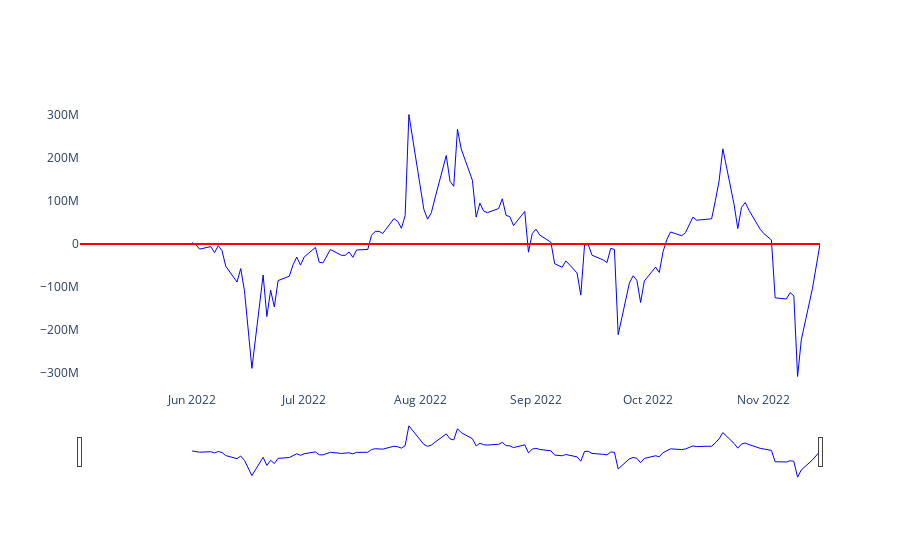

Notebook code cell kept with this figure:
### Code cell
fig = go.Figure()

fig.add_trace(
    go.Scatter(
        name="Fechamento",
        x=AAPL_ForceIndex.index,
        y=AAPL_ForceIndex["ForceIndex"],
        line=dict(color='blue', width=1))
)
fig.add_hline(y=AAPL_ForceIndex["Close"].max(),line_color="red")



fig.update_layout(xaxis_rangeslider_visible=True)
fig.update_layout(paper_bgcolor='rgba(0,0,0,0)', plot_bgcolor='rgba(0,0,0,0)')

fig.show()

### Figure 1 — Plotly figure (JSON) as saved in the notebook; plotly's stock layout.template omitted (floating-point values rounded to 4 significant figures; data arrays with more than 128 entries replaced by an {"elided": "..."} marker saying what was removed)
{"data": [{"line": {"color": "blue", "width": 1}, "name": "Fechamento", "type": "scatter", "x": {"elided": "138 str values"}, "y": {"elided": "138 float values"}}], "layout": {"paper_bgcolor": "rgba(0,0,0,0)", "plot_bgcolor": "rgba(0,0,0,0)", "shapes": [{"line": {"color": "red"}, "type": "line", "x0": 0, "x1": 1, "xref": "x domain", "y0": 41.56, "y1": 41.56, "yref": "y"}], "xaxis": {"rangeslider": {"visible": true}}}}
